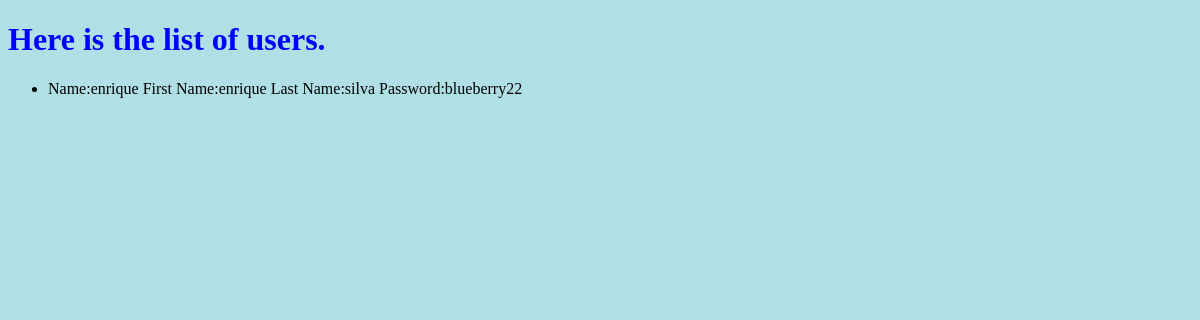
/showdata/, run on an earlier commit of the app's database.
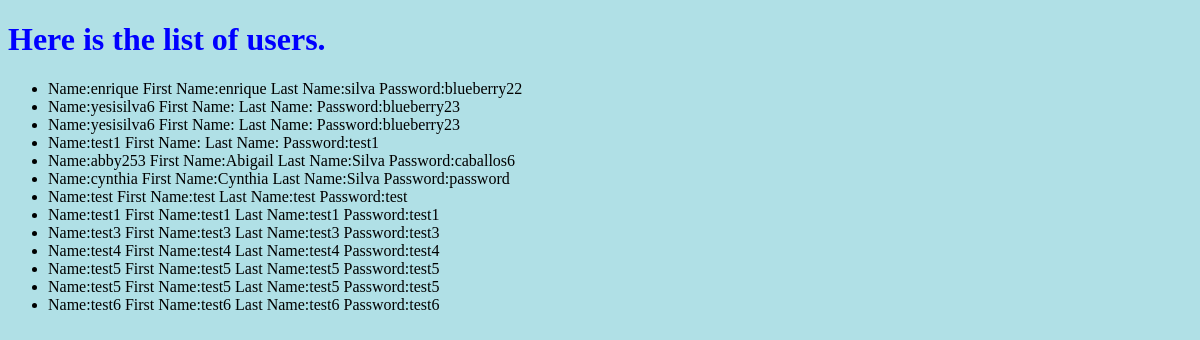
And on a later commit of the database.
### polls/models.py (models this page shows, shortened)
class User(models.Model):
    first_name = models.CharField(max_length=30)
    last_name = models.CharField(max_length=30)
    user_name = models.CharField(max_length=30)
    password = models.CharField(max_length=30)

### polls/views.py (the view)
# urls.py: url(r'^showdata/$', views.showdata, name='showdata'),
def showdata(request):
     all_users = User.objects.all()
     return render(request, 'polls/showdata.html', {'all_users': all_users, })

### polls/templates/polls/showdata.html (shortened to what this page needs)
<!DOCTYPE html>
<html>
<head>
{% if all_users %}
<h1>Here is the list of users.</h1>
<ul>
    {% for user in all_users %}
    <li> Name:{{ user.user_name }}  First Name:{{ user.first_name  }} Last Name:{{ user.last_name  }} Password:{{ user.password }}</li>
    {% endfor %}
</ul>
{% else %}
<h3> No users found.</h3>
{% endif %}
</head>
</html>

### polls/templates/polls/showdata.html (style rules this page uses)
h1 { color: blue; }

What changed in the data, as far as the page shows it:
added User: user_name "yesisilva6", password "blueberry23"
added User: user_name "yesisilva6", password "blueberry23"
added User: user_name "test1", password "test1"
added User: user_name "abby253", first_name "Abigail", last_name "Silva", password "caballos6"
added User: user_name "cynthia", first_name "Cynthia", last_name "Silva", password "password"
added User: user_name "test", first_name "test", last_name "test", password "test"
added User: user_name "test1", first_name "test1", last_name "test1", password "test1"
added User: user_name "test3", first_name "test3", last_name "test3", password "test3"
added User: user_name "test4", first_name "test4", last_name "test4", password "test4"
added User: user_name "test5", first_name "test5", last_name "test5", password "test5"
added User: user_name "test5", first_name "test5", last_name "test5", password "test5"
added User: user_name "test6", first_name "test6", last_name "test6", password "test6"
